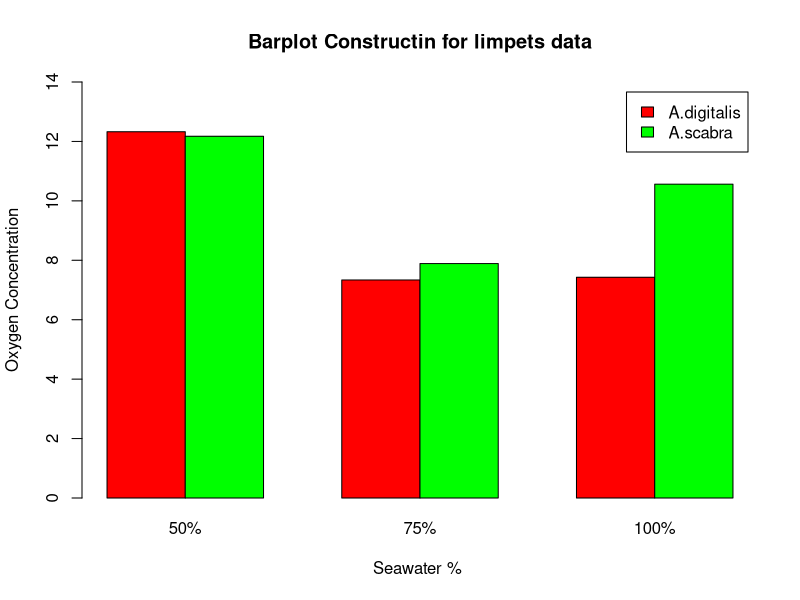

Recreate this plot in R. (Note: this script raises an error after producing the figure.)
## ---- chunk 1
knitr::opts_chunk$set(echo = TRUE)
## ---- chunk 2
dir <- getwd()
setwd(dir)
## ---- chunk 3

#tinytex::install_tinytex()
file = read.csv("limpets.csv") ## Loading the data set
## tapply() is a function for each factor variable in a vector used to calculate mean
file
average = with(file,tapply(O2, list(SPECIES,SEAWATER),mean)) 

column.order= c("50%","75%","100%") # Ordering 

barplot(average[,column.order],ylim = c(0,14),beside = T,legend = T,
        main = "Barplot Constructin for limpets data",xlab = "Seawater % ",
        ylab = "Oxygen Concentration", col = c("red","green")) 
## ---- chunk 4
data = read.csv("wing_light_tran.csv")
attach(data)
summary(data)
## ---- chunk 5
south_side = data[data$ï..Population == "stl.city.south",]
north_side = data[data$ï..Population == "stl.city.north",]
## ---- chunk 6
shapiro.test(south_side$wing.translucent)
## ---- chunk 7
shapiro.test(north_side$wing.translucent)
## ---- chunk 8
var.test(north_side$wing.translucent,south_side$wing.translucent)
## ---- chunk 9
wilcox.test(north_side$wing.translucent,south_side$wing.translucent, paired=T)
